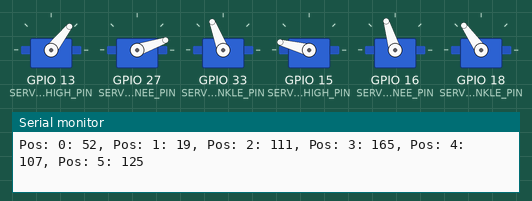
Bench run of a sketch on a simulated ESP32. Shown: 6 × servo, the last lines printed to the serial monitor.

Above: at 0.05 s.
At 0.55 s:
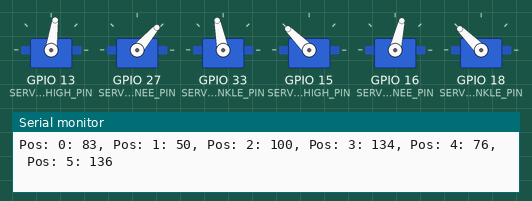
At 1.05 s:
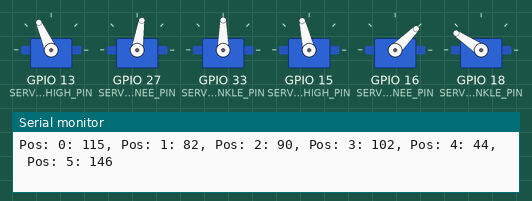
At 2.1 s:
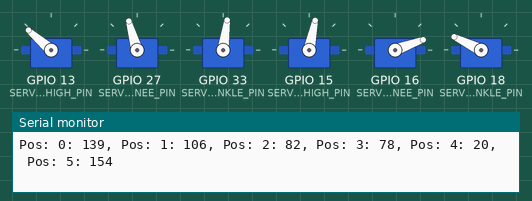
At 4.15 s:
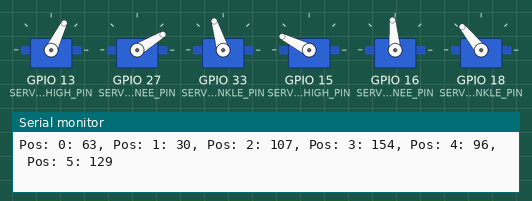
At 14.35 s:
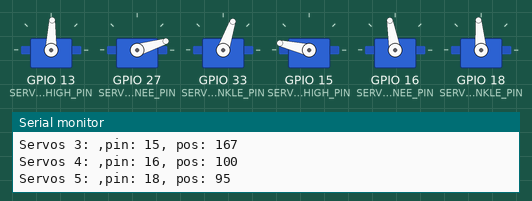
Timing chart, 0 to 18.7 s (numbered marks = the images above):
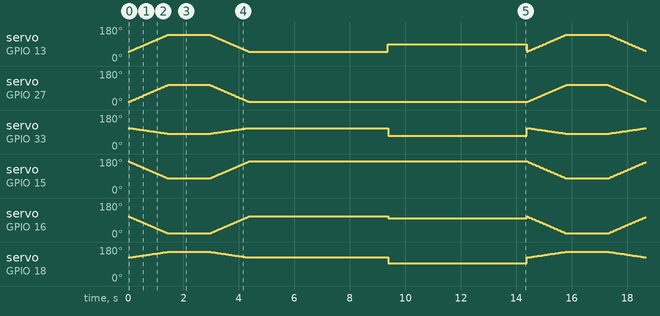

The sketch:

test_robot.ino
```cpp
// #include <ESP32Servo.h>

// #define SERVO_NUMBER 6

// Servo Servos[SERVO_NUMBER];
// int ServosPins[SERVO_NUMBER] = {13, 27, 33, 15, 16, 18}; // left - 13 27 33; right 15 16 18
// int ServosRootPos[SERVO_NUMBER] = {50, 17, 111, 167, 109, 125}; // left: 50+ 17+ -111+; right: 167- 109- -125+
// int ServosCurrentPos[SERVO_NUMBER];

// int ServosRootPosStaticMax[3] = {};
// int ServosRootPosStaticMin[3] = {};

// void setup() {
//   // put your setup code here, to run once:
//   Serial.begin(115200);
//   for (int index = 0; index < SERVO_NUMBER; index++)
//   {
//     Servos[index].attach(ServosPins[index]);
//     Servos[index].write(ServosRootPos[index]);
//   }

//   delay(1500);
// }

// static void calculatePostion(int pos, int index)
// {
//   int pos0 = ServosRootPos[0] + (pos * 3) + index;
//   Servos[0].write(pos0);
//   ServosCurrentPos[0] = pos0;

//   int pos1 = ServosRootPos[1] + (pos * 3) + index;
//   Servos[1].write(pos1);
//   ServosCurrentPos[1] = pos1;

//   int pos2 = ServosRootPos[2] - pos;
//   Servos[2].write(pos2);
//   ServosCurrentPos[2] = pos2;

//   int pos3 = ServosRootPos[3] - (pos * 3) - index;
//   Servos[3].write(pos3);
//   ServosCurrentPos[0] = pos0;

//   int pos4 = ServosRootPos[4] - (pos * 3) - index;
//   Servos[4].write(pos4);
//   ServosCurrentPos[4] = pos4;

//   int pos5 = ServosRootPos[5] + pos;
//   Servos[5].write(pos5);
//   ServosCurrentPos[5] = pos5;

//   Serial.printf("pos 0: %d, pos 1: %d, pos 2: %d, pos 3: %d, pos 4: %d, pos 5: %d\n", pos0, pos1, pos2, pos3, pos4, pos5);
//   delay(15);
// }

// static void updateServo()
// {
//   Serial.println("INCREASE");
//   for (int pos = 0; pos <= 29; pos++)
//   {
//     for (int index = 0; index < 3; index++)
//     {
//       calculatePostion(pos, index);
//     }
//   }

//   delay(1500);

//   Serial.println("DECREASE");
//   for (int pos = 29; pos >= 0; pos--)
//   {
//     for (int index = 2; index >= 0; index--)
//     {
//       calculatePostion(pos, index);
//     }
//   }
//   // for (int index = 0; index < 3; index++)
//   // {
//   //   ServosCurrentPos[index] = ServosRootPos[index];
//   // }
// }

// void loop() {
//   // put your main code here, to run repeatedly:
//   updateServo();
//   delay(1500);
// }
```

robot.cpp
```cpp
#include "robot.h"

Robot::Robot()
{
#ifdef DEBUG
  Serial.begin(SERIAL);
#endif
}
Robot::Robot(int *servosPin, int *servosRootPos)
{
#ifdef DEBUG
  Serial.begin(SERIAL);
#endif
  for (int index = 0; index < SERVO_NUMBER; index++)
  {
    int *pointPin = servosPin + index;
    ServosPins[index] = *pointPin;
    int *pointPos = servosRootPos + index;
    ServosRootPos[index] = *pointPos;
  }
}
void Robot::begin()
{
  for (int index = 0; index < SERVO_NUMBER; index++)
  {
    Servos[index].attach(ServosPins[index]);
    Servos[index].write(ServosRootPos[index]);
#ifdef DEBUG
    Serial.printf("Servos %d: ,pin: %d, pos: %d\n", index, ServosPins[index], ServosRootPos[index]);
#endif
  }
#ifdef DEBUG
  Serial.println("Robot began.");
#endif
}
void Robot::runAutoServos()
{
  //Serial.println("INCREASE");
  for (int pos = 0; pos <= 29; pos++)
  {
    for (int index = 0; index < 3; index++)
    {
      calculatePostion(pos, index);
    }
  }

  delay(1500);

  //Serial.println("DECREASE");
  for (int pos = 29; pos >= 0; pos--)
  {
    for (int index = 2; index >= 0; index--)
    {
      calculatePostion(pos, index);
    }
  }
}

void Robot::runManualServos(int *servoPos)
{
  for (int index = 0; index < SERVO_NUMBER; index++)
  {
    int pos = *(servoPos + index);

    if (pos < ServosRootPosLimit[index][0])
      pos = ServosRootPosLimit[index][0];
    else if (pos > ServosRootPosLimit[index][1])
      pos = ServosRootPosLimit[index][1];

    Servos[index].write(pos);
#ifdef DEBUG
    Serial.printf("Servos %d: ,pin: %d, pos: %d\n", index, ServosPins[index], pos);
#endif
  }
}

void Robot::calculatePostion(int pos, int index)
{
  int pos0 = ServosRootPos[0] + (pos * 3) + index;
  Servos[0].write(pos0);
  ServosCurrentPos[0] = pos0;

  int pos1 = ServosRootPos[1] + (pos * 3) + index;
  Servos[1].write(pos1);
  ServosCurrentPos[1] = pos1;

  int pos2 = ServosRootPos[2] - pos;
  Servos[2].write(pos2);
  ServosCurrentPos[2] = pos2;

  int pos3 = ServosRootPos[3] - (pos * 3) - index;
  Servos[3].write(pos3);
  ServosCurrentPos[0] = pos0;

  int pos4 = ServosRootPos[4] - (pos * 3) - index;
  Servos[4].write(pos4);
  ServosCurrentPos[4] = pos4;

  int pos5 = ServosRootPos[5] + pos;
  Servos[5].write(pos5);
  ServosCurrentPos[5] = pos5;

#ifdef DEBUG
    Serial.printf("Pos: 0: %d, Pos: 1: %d, Pos: 2: %d, Pos: 3: %d, Pos: 4: %d, Pos: 5: %d\n", pos0, pos1, pos2, pos3, pos4, pos5);
#endif

  delay(15);
}
```

robot.h
```cpp
#ifndef ROBOT_H
#define ROBOT_H

#include <Arduino.h>
#include <ESP32Servo.h>

#define DEBUG

#define SERIAL 115200
#define SERVO_NUMBER 6
#define FOOT_NUMBER 2

// define defaul pin of servos
#define SERVO_LEFT_THIGH_PIN 13
#define SERVO_LEFT_KNEE_PIN 27
#define SERVO_LEFT_ANKLE_PIN 33
#define SERVO_RIGHT_THIGH_PIN 15
#define SERVO_RIGHT_KNEE_PIN 16
#define SERVO_RIGHT_ANKLE_PIN 18

// define root position of servos
#define SERVO_LEFT_THIGH_ROOT_POS 50
#define SERVO_LEFT_KNEE_ROOT_POS 17
#define SERVO_LEFT_ANKLE_ROOT_POS 111
#define SERVO_RIGHT_THIGH_ROOT_POS 167
#define SERVO_RIGHT_KNEE_ROOT_POS 109
#define SERVO_RIGHT_ANKLE_ROOT_POS 125

class Robot
{

  public:
    Robot();
    Robot(int *servosPin, int *servosRootPos);
    void begin();
    void runAutoServos();
    void runManualServos(int *servoPos);
  private:
    void calculatePostion(int pos, int index);
    Servo Servos[SERVO_NUMBER];
    int ServosPins[SERVO_NUMBER] =
    {
      SERVO_LEFT_THIGH_PIN, SERVO_LEFT_KNEE_PIN, SERVO_LEFT_ANKLE_PIN,
      SERVO_RIGHT_THIGH_PIN, SERVO_RIGHT_KNEE_PIN, SERVO_RIGHT_ANKLE_PIN
    }; // left - 13 27 33; right 15 16 18

    int ServosRootPos[SERVO_NUMBER] = {
      SERVO_LEFT_THIGH_ROOT_POS, SERVO_LEFT_KNEE_ROOT_POS, SERVO_LEFT_ANKLE_ROOT_POS,
      SERVO_RIGHT_THIGH_ROOT_POS, SERVO_RIGHT_KNEE_ROOT_POS, SERVO_RIGHT_ANKLE_ROOT_POS
    }; // left: 50+ 17+ -111+; right: 167- 109- -125+

    int ServosRootPosLimit[SERVO_NUMBER][FOOT_NUMBER] =
    {
      { 50, 140 }, { 17, 127 }, { 71, 151 },
      { 77, 167 }, { 0, 110 }, { 85, 165 }
    };

    int ServosCurrentPos[SERVO_NUMBER];
};

#endif
```

testLib.ino
```cpp
#include "robot.h"

int ServosRootPos[SERVO_NUMBER] = {88, 12, 70, 180, 100, 95}; // left: 50+ 17+ -111+; right: 167- 109- -125+

Robot robot;

void setup()
{
  Serial.begin(115200);
  robot.begin();
}

void loop()
{
  //robot.runAutoServos();
  robot.runAutoServos();
  delay(5000);
  robot.runManualServos(ServosRootPos);
  delay(5000);
}
```

Measured:
- by itself, servo on GPIO 33 (SERVO_LEFT_ANKLE_PIN): moves between 71° and 111°, repeating every 14.4 s
- by itself, servo on GPIO 16 (SERVO_RIGHT_KNEE_PIN): moves between 20° and 109°, repeating every 14.4 s
